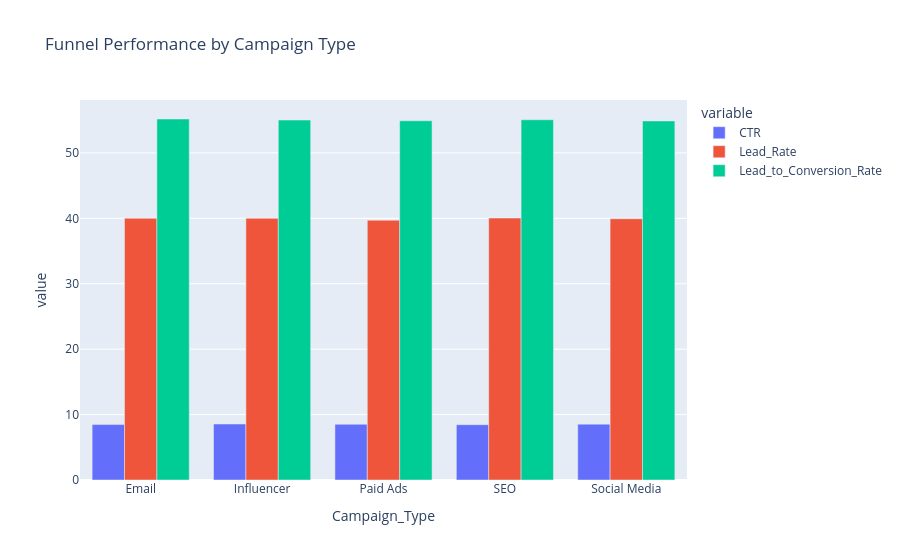

Notebook cell for this chart:
### Code cell
fig = px.bar(
    funnel_by_type,
    x = 'Campaign_Type',
    y = ['CTR', 'Lead_Rate', 'Lead_to_Conversion_Rate'],
    barmode = 'group',
    title = 'Funnel Performance by Campaign Type')
fig.show()

### Figure 1 — Plotly figure (JSON) as saved in the notebook; plotly's stock layout.template omitted (floating-point values rounded to 4 significant figures)
{"data": [{"alignmentgroup": "True", "hovertemplate": "variable=CTR<br>Campaign_Type=%{x}<br>value=%{y}<extra></extra>", "legendgroup": "CTR", "marker": {"color": "#636efa", "pattern": {"shape": ""}}, "name": "CTR", "offsetgroup": "CTR", "orientation": "v", "showlegend": true, "textposition": "auto", "type": "bar", "x": ["Email", "Influencer", "Paid Ads", "SEO", "Social Media"], "xaxis": "x", "y": [8.475, 8.561, 8.513, 8.455, 8.54], "yaxis": "y"}, {"alignmentgroup": "True", "hovertemplate": "variable=Lead_Rate<br>Campaign_Type=%{x}<br>value=%{y}<extra></extra>", "legendgroup": "Lead_Rate", "marker": {"color": "#EF553B", "pattern": {"shape": ""}}, "name": "Lead_Rate", "offsetgroup": "Lead_Rate", "orientation": "v", "showlegend": true, "textposition": "auto", "type": "bar", "x": ["Email", "Influencer", "Paid Ads", "SEO", "Social Media"], "xaxis": "x", "y": [40.0, 40.0, 39.71, 40.04, 39.93], "yaxis": "y"}, {"alignmentgroup": "True", "hovertemplate": "variable=Lead_to_Conversion_Rate<br>Campaign_Type=%{x}<br>value=%{y}<extra></extra>", "legendgroup": "Lead_to_Conversion_Rate", "marker": {"color": "#00cc96", "pattern": {"shape": ""}}, "name": "Lead_to_Conversion_Rate", "offsetgroup": "Lead_to_Conversion_Rate", "orientation": "v", "showlegend": true, "textposition": "auto", "type": "bar", "x": ["Email", "Influencer", "Paid Ads", "SEO", "Social Media"], "xaxis": "x", "y": [55.18, 55.02, 54.91, 55.06, 54.89], "yaxis": "y"}], "layout": {"barmode": "group", "legend": {"title": {"text": "variable"}, "tracegroupgap": 0}, "title": {"text": "Funnel Performance by Campaign Type"}, "xaxis": {"anchor": "y", "domain": [0, 1], "title": {"text": "Campaign_Type"}}, "yaxis": {"anchor": "x", "domain": [0, 1], "title": {"text": "value"}}}}
